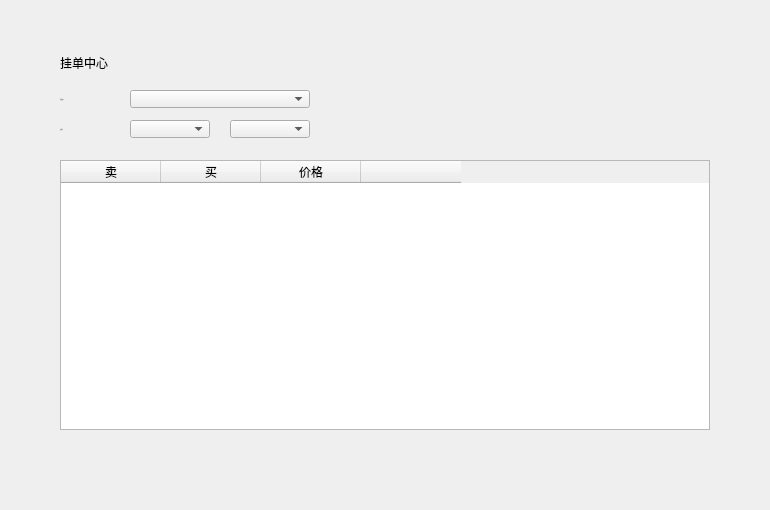
<?xml version="1.0" encoding="UTF-8"?>
<ui version="4.0">
 <class>OnchainOrderPage</class>
 <widget class="QWidget" name="OnchainOrderPage">
  <property name="geometry">
   <rect>
    <x>0</x>
    <y>0</y>
    <width>770</width>
    <height>510</height>
   </rect>
  </property>
  <property name="windowTitle">
   <string>Form</string>
  </property>
  <widget class="QTableWidget" name="ordersTableWidget">
   <property name="geometry">
    <rect>
     <x>60</x>
     <y>160</y>
     <width>650</width>
     <height>270</height>
    </rect>
   </property>
   <column>
    <property name="text">
     <string>卖</string>
    </property>
    <property name="font">
     <font>
      <family>微软雅黑 Light</family>
     </font>
    </property>
    <property name="textAlignment">
     <set>AlignCenter</set>
    </property>
   </column>
   <column>
    <property name="text">
     <string>买</string>
    </property>
    <property name="font">
     <font>
      <family>微软雅黑 Light</family>
     </font>
    </property>
    <property name="textAlignment">
     <set>AlignCenter</set>
    </property>
   </column>
   <column>
    <property name="text">
     <string>价格</string>
    </property>
    <property name="font">
     <font>
      <family>微软雅黑 Light</family>
     </font>
    </property>
    <property name="textAlignment">
     <set>AlignCenter</set>
    </property>
   </column>
   <column>
    <property name="text">
     <string/>
    </property>
   </column>
  </widget>
  <widget class="QLabel" name="title_label">
   <property name="geometry">
    <rect>
     <x>60</x>
     <y>50</y>
     <width>200</width>
     <height>26</height>
    </rect>
   </property>
   <property name="styleSheet">
    <string notr="true"/>
   </property>
   <property name="text">
    <string>挂单中心</string>
   </property>
  </widget>
  <widget class="QComboBox" name="assetComboBox2">
   <property name="geometry">
    <rect>
     <x>230</x>
     <y>120</y>
     <width>80</width>
     <height>18</height>
    </rect>
   </property>
   <property name="font">
    <font>
     <family>微软雅黑 Light</family>
     <weight>50</weight>
     <bold>false</bold>
    </font>
   </property>
   <property name="focusPolicy">
    <enum>Qt::NoFocus</enum>
   </property>
   <property name="styleSheet">
    <string notr="true"/>
   </property>
  </widget>
  <widget class="QLabel" name="label_4">
   <property name="geometry">
    <rect>
     <x>60</x>
     <y>120</y>
     <width>70</width>
     <height>18</height>
    </rect>
   </property>
   <property name="font">
    <font>
     <family>Microsoft YaHei UI Light</family>
     <pointsize>-1</pointsize>
     <weight>50</weight>
     <italic>false</italic>
     <bold>false</bold>
    </font>
   </property>
   <property name="styleSheet">
    <string notr="true">QLabel{color: rgb(137,129,161);
font: 11px &quot;Microsoft YaHei UI Light&quot;;}</string>
   </property>
   <property name="text">
    <string>交易对</string>
   </property>
   <property name="alignment">
    <set>Qt::AlignLeading|Qt::AlignLeft|Qt::AlignVCenter</set>
   </property>
  </widget>
  <widget class="QComboBox" name="assetComboBox">
   <property name="geometry">
    <rect>
     <x>130</x>
     <y>120</y>
     <width>80</width>
     <height>18</height>
    </rect>
   </property>
   <property name="font">
    <font>
     <family>微软雅黑 Light</family>
     <weight>50</weight>
     <bold>false</bold>
    </font>
   </property>
   <property name="focusPolicy">
    <enum>Qt::NoFocus</enum>
   </property>
   <property name="styleSheet">
    <string notr="true"/>
   </property>
  </widget>
  <widget class="QComboBox" name="accountComboBox">
   <property name="geometry">
    <rect>
     <x>130</x>
     <y>90</y>
     <width>180</width>
     <height>18</height>
    </rect>
   </property>
   <property name="font">
    <font>
     <family>微软雅黑 Light</family>
     <weight>50</weight>
     <bold>false</bold>
    </font>
   </property>
   <property name="focusPolicy">
    <enum>Qt::NoFocus</enum>
   </property>
   <property name="styleSheet">
    <string notr="true"/>
   </property>
  </widget>
  <widget class="QLabel" name="label">
   <property name="geometry">
    <rect>
     <x>60</x>
     <y>90</y>
     <width>70</width>
     <height>18</height>
    </rect>
   </property>
   <property name="font">
    <font>
     <family>Microsoft YaHei UI Light</family>
     <pointsize>-1</pointsize>
     <weight>50</weight>
     <italic>false</italic>
     <bold>false</bold>
    </font>
   </property>
   <property name="styleSheet">
    <string notr="true">QLabel{color: rgb(137,129,161);
font: 11px &quot;Microsoft YaHei UI Light&quot;;}</string>
   </property>
   <property name="text">
    <string>当前账户</string>
   </property>
   <property name="alignment">
    <set>Qt::AlignLeading|Qt::AlignLeft|Qt::AlignVCenter</set>
   </property>
  </widget>
  <widget class="QStackedWidget" name="stackedWidget">
   <property name="geometry">
    <rect>
     <x>0</x>
     <y>470</y>
     <width>770</width>
     <height>41</height>
    </rect>
   </property>
  </widget>
 </widget>
 <resources/>
 <connections/>
</ui>
